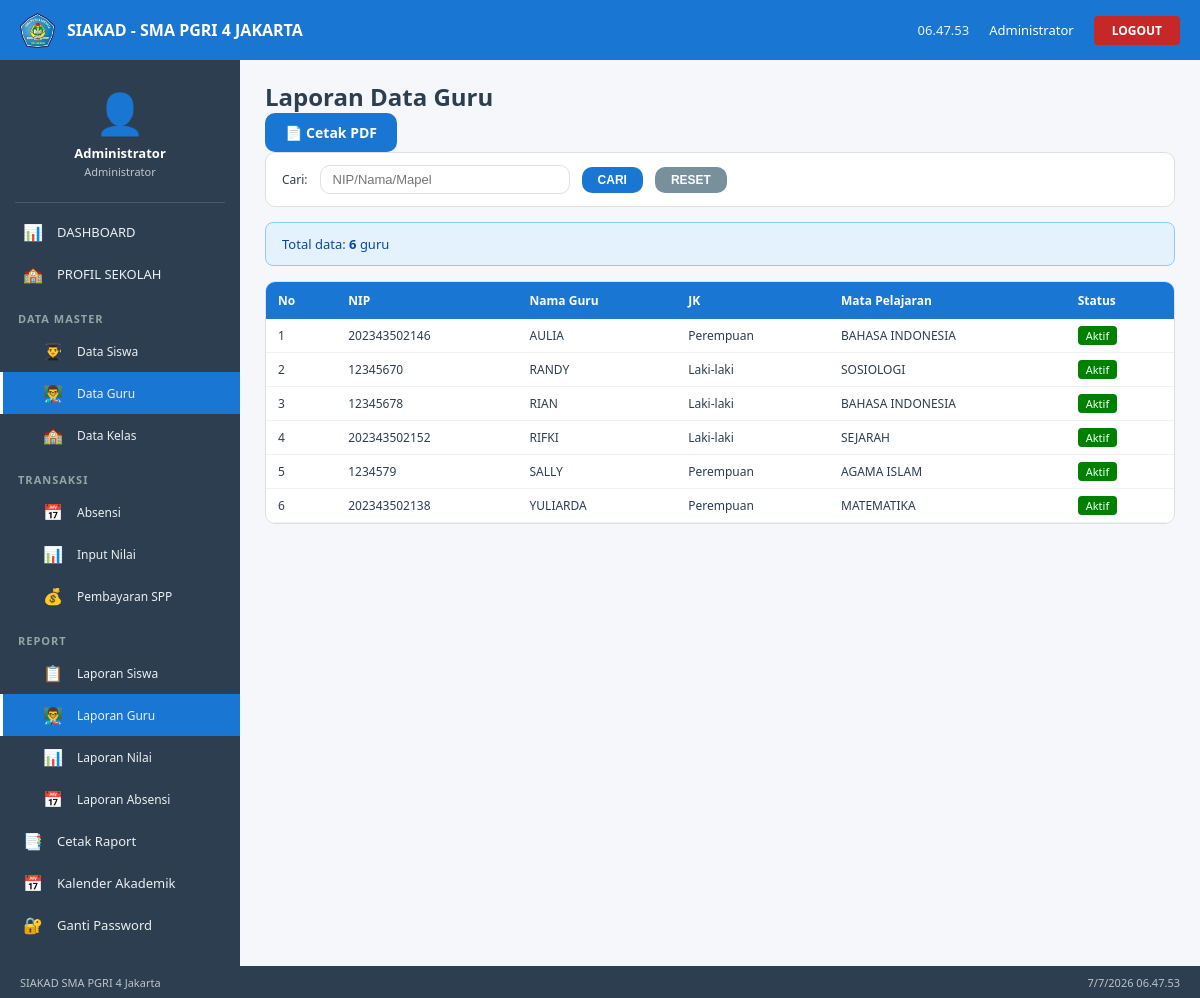
Page /laporan/guru.php (signed in) on the committed database.
### tables this page shows
CREATE TABLE `tbl_guru` (
  `nip` varchar(20) NOT NULL,
  `jk` enum('Laki-laki','Perempuan') DEFAULT NULL,
  `nama_guru` varchar(100) NOT NULL,
  `mapel` varchar(50) NOT NULL,
  `password` varchar(255) DEFAULT md5('guru123'),
  `last_login` datetime DEFAULT NULL,
  `status` enum('aktif','nonaktif') DEFAULT 'aktif'
);

### laporan/guru.php (the view, shortened to what this page needs)
<?php
include '../config/koneksi.php';
include '../includes/header.php';
$search = $_GET['search'] ?? '';
$query = "SELECT * FROM tbl_guru";
$query .= " ORDER BY nama_guru";
$result = mysqli_query($conn, $query);
$total = mysqli_num_rows($result);
?>
<div class="page-header">
    <h2>Laporan Data Guru</h2>
    <a href="guru_pdf.php?search=<?php echo urlencode($search); ?>" class="btn btn-primary" target="_blank">📄 Cetak PDF</a>
</div>
<div class="filter-bar">
    <label>Cari:</label>
    <input type="text" id="searchInput" class="form-control" placeholder="NIP/Nama/Mapel" style="width:250px;" value="<?php echo $search; ?>">
    <button class="btn btn-primary" onclick="cariData()">CARI</button>
    <button class="btn btn-secondary" onclick="resetFilter()">RESET</button>
</div>
<div class="notification notification-info">
    Total data: <strong><?php echo $total; ?></strong> guru
</div>
<div class="table-container">
    <table class="table">
        <thead>
            <tr>
                <th>No</th>
                <th>NIP</th>
                <th>Nama Guru</th>
                <th>JK</th>
                <th>Mata Pelajaran</th>
                <th>Status</th>
            </tr>
        </thead>
        <tbody>
            <?php
            $no = 1;
            while ($row = mysqli_fetch_assoc($result)):
            ?>
            <tr>
                <td><?php echo $no++; ?></td>
                <td><?php echo $row['nip']; ?></td>
                <td><?php echo $row['nama_guru']; ?></td>
                <td><?php echo $row['jk']; ?></td>
                <td><?php echo $row['mapel']; ?></td>
                <td>
                    <?php
                    $status = $row['status'] ?? 'aktif';
                    $bg = $status == 'aktif' ? 'green' : 'red';
                    echo "<span style='background:$bg;color:white;padding:2px 8px;border-radius:4px;font-size:11px;'>".ucfirst($status)."</span>";
                    ?>
                </td>
            </tr>
            <?php endwhile; ?>
        </tbody>
    </table>
</div>
<?php include '../includes/footer.php'; ?>

### assets/css/style.css (style rules this page uses)
* { margin: 0; padding: 0; box-sizing: border-box; }
body { font-family: 'Segoe UI', Tahoma, Geneva, Verdana, sans-serif; background: #F5F7FA; color: #2C3E50; }
.form-control { width: 100%; padding: 10px 14px; border: 1px solid #E0E0E0; border-radius: 10px; font-size: 13px; transition: border-color 0.3s; background: white; }
.btn { padding: 10px 20px; border: none; border-radius: 10px; font-size: 14px; font-weight: bold; cursor: pointer; transition: background 0.3s; text-decoration: none; display: inline-block; text-align: center; }
.btn-primary { background: #1976D2; color: white; }
.btn-secondary { background: #78909C; color: white; }
.table-container { overflow-x: auto; background: white; border-radius: 10px; border: 1px solid #E0E0E0; margin-top: 15px; }
.table { width: 100%; border-collapse: collapse; font-size: 12px; }
.table th { background: #1976D2; color: white; padding: 10px 12px; text-align: left; font-weight: 600; white-space: nowrap; }
.table td { padding: 8px 12px; border-bottom: 1px solid #f0f0f0; }
.filter-bar { display: flex; flex-wrap: wrap; gap: 12px; align-items: center; background: white; padding: 12px 16px; border-radius: 10px; border: 1px solid #E0E0E0; margin-bottom: 15px; }
.filter-bar label { font-size: 12px; font-weight: 500; }
.filter-bar .form-control { width: auto; min-width: 150px; padding: 6px 12px; }
.filter-bar .btn { padding: 6px 16px; font-size: 12px; }
.notification { padding: 12px 16px; border-radius: 8px; margin-bottom: 15px; font-size: 13px; }
.notification-info { background: #E3F2FD; color: #0D47A1; border: 1px solid #90CAF9; }

### rows in the picture
tbl_guru: nip "202343502146", nama_guru "AULIA", jk "Perempuan", mapel "BAHASA INDONESIA", status "Aktif"
tbl_guru: nip "12345670", nama_guru "RANDY", jk "Laki-laki", mapel "SOSIOLOGI", status "Aktif"
tbl_guru: nip "12345678", nama_guru "RIAN", jk "Laki-laki", mapel "BAHASA INDONESIA", status "Aktif"
tbl_guru: nip "202343502152", nama_guru "RIFKI", jk "Laki-laki", mapel "SEJARAH", status "Aktif"
tbl_guru: nip "1234579", nama_guru "SALLY", jk "Perempuan", mapel "AGAMA ISLAM", status "Aktif"
tbl_guru: nip "202343502138", nama_guru "YULIARDA", jk "Perempuan", mapel "MATEMATIKA", status "Aktif"

### other values in the picture
$_SESSION['nama'] "Administrator"
$total "6"
